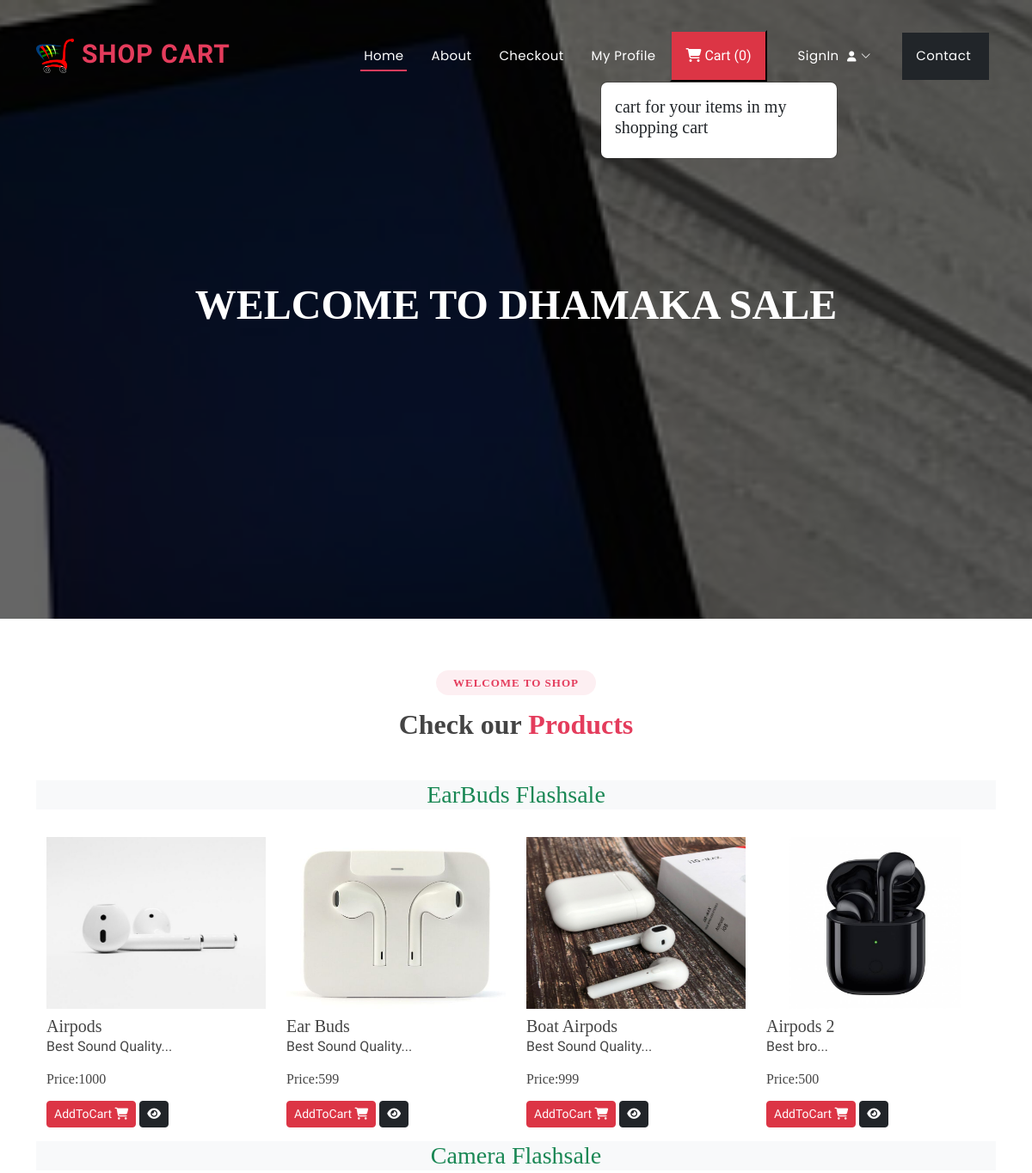
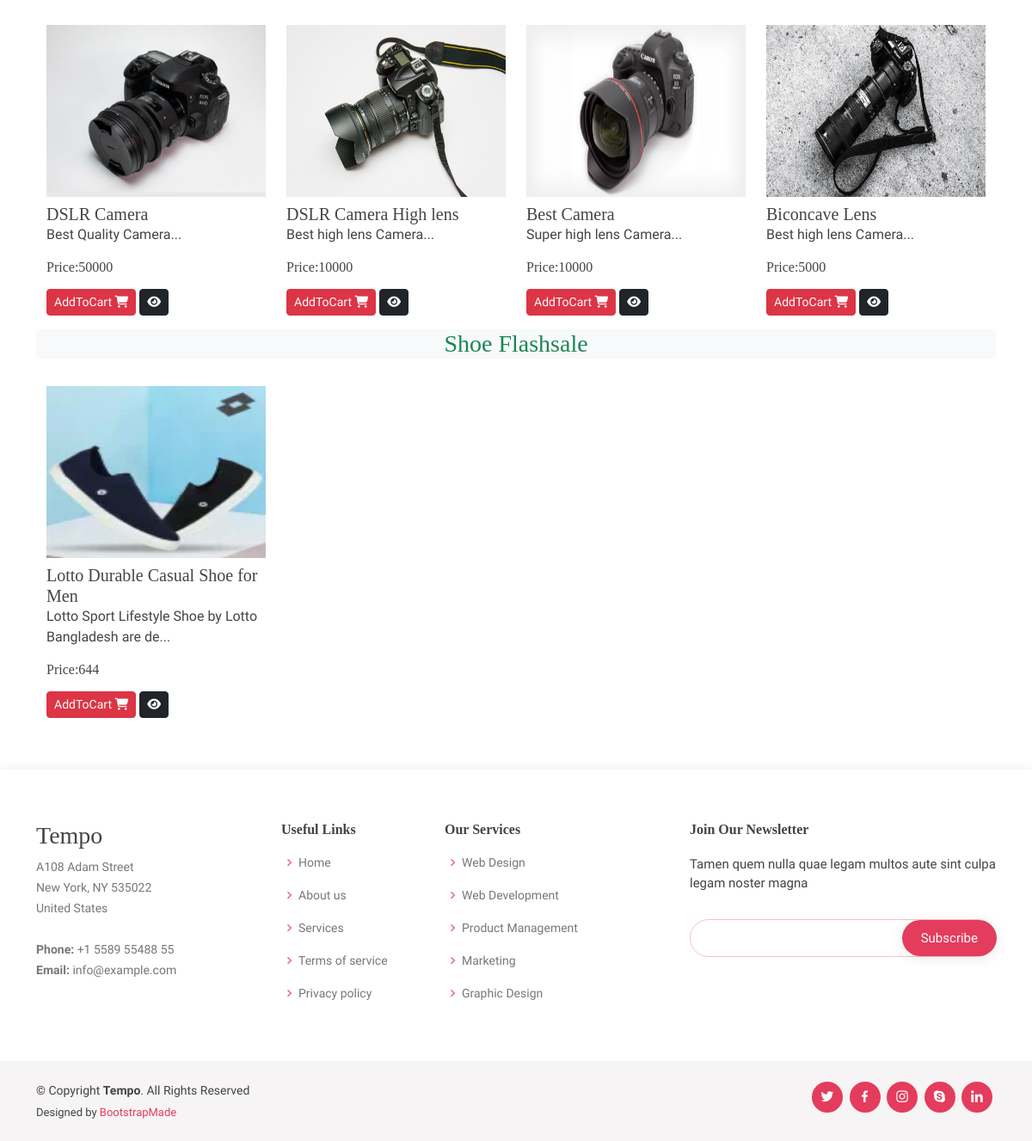
The page / on the database its author committed (2 pictures, top to bottom).
### ecommerceapp/models.py (models this page shows, shortened)
class Product(models.Model):
    product_id = models.AutoField
    product_name = models.CharField(max_length=100)
    category = models.CharField(max_length=100, default="")
    subcategory = models.CharField(max_length=50, default="")
    price = models.IntegerField(default=0)
    desc = models.CharField(max_length=300)
    image = models.ImageField(upload_to='images/images')

### ecommerceapp/views.py (the view)
# urls.py: path('',views.index,name="index"),
def index(request):
    allProds = []
    catprods = Product.objects.values('category','id')
    print(catprods)
    cats = {item['category'] for item in catprods}
    for cat in cats:
        prod= Product.objects.filter(category=cat)
        n=len(prod)
        nSlides = n // 4 + ceil((n / 4) - (n // 4))
        allProds.append([prod, range(1, nSlides), nSlides])
    params= {'allProds':allProds}
    return render(request,"index.html",params)

### templates/index.html (shortened to what this page needs)
{% extends 'base.html' %}
{% block content %}
<h1>Welcome to Dhamaka Sale</h1>
{% endblock content %}
{% block body %}
{% load static %}
<section id="portfolio" class="portfolio">
  <div class="container">
    <div class="section-title">
      <h2>Welcome to Shop</h2>
      <h3>Check our <span>Products</span></h3>
    </div>
    {% for product, range, nSlides in allProds %}
    <h3 class="my-3 text-center text-success bg-light">
      {{product.0.category}} Flashsale
    </h3>
    <div class="container">
      <div class="row">
        {% for i in product %}
        <div class="col-md-3 mt-3">
          <img src="/media/{{i.image}}" class="card-img-top" alt="not found" height="200px" width="150px" />
          <div class="card-body">
            <h5 class="card-title mt-2" id="namepr{{i.id}}">{{i.product_name}}</h5>
            <p class="card-text">{{i.desc|slice:"0:53"}}...</p>
            <h6 class="card-title mb-3">
              Price:<span id="pricepr{{i.id}}">{{i.price}}</span>
            </h6>
            <span id="divpr{{i.id}}" class="divpr">
              <button id="pr{{i.id}}" class="btn btn-danger cart btn-sm mt-0">
                AddToCart <i class="fa-solid fa-cart-shopping"></i>
              </button>
            </span>
            <a href="/media/{{i.image}}">
              <button class="btn btn-dark btn-sm cart"><i class="fa-solid fa-eye"></i></button></a
            >
          </div>
        </div>
        {% endfor %}
      </div>
    </div>
    {% endfor %}
  </div>
</section>
{% endblock body %}

### templates/base.html (shortened to what this page needs)
{% load static %}
<!DOCTYPE html>
<html lang="en">
<head>
  <link href="{% static '/assets/vendor/bootstrap/css/bootstrap.min.css' %}" rel="stylesheet">
  <link href="{% static '/assets/vendor/bootstrap-icons/bootstrap-icons.css' %}" rel="stylesheet">
  <link href="{% static '/assets/vendor/boxicons/css/boxicons.min.css' %}" rel="stylesheet">
  <link href="{% static '/assets/vendor/glightbox/css/glightbox.min.css' %}" rel="stylesheet">
  <link href="{% static '/assets/vendor/remixicon/remixicon.css' %}" rel="stylesheet">
  <link href="{% static '/assets/vendor/swiper/swiper-bundle.min.css' %}" rel="stylesheet">
  <link rel="stylesheet" href="https://cdnjs.cloudflare.com/ajax/libs/font-awesome/6.2.1/css/all.min.css" />
  <link href="{% static '/assets/css/style.css' %}" rel="stylesheet">
</head>
<body>
  <header id="header" class="fixed-top ">
    <div class="container d-flex align-items-center justify-content-between">
<a href="/" class="logo"><img src="{% static 'images/logo.png' %}" alt="" class="img-fluid"> Shop Cart</a>
      <nav id="navbar" class="navbar">
        <ul>
          <li><a class="nav-link scrollto active" href="/">Home</a></li>
          <li><a class="nav-link scrollto" href="/about">About</a></li>
          <li><a class="nav-link scrollto" href="/checkout">Checkout</a></li>
          <li><a class="nav-link scrollto" href="/profile">My Profile </a></li>
          <button type="button" class="nav-link scrollto bg-danger p-3 m-2 text-white" id="popcart" data-container="body" data-toggle="popover" data-placement="bottom" data-html="true" ><i class="fa-solid fa-cart-shopping"></i>  Cart (<span id="cart">0</span>)
          </button>
          {% if request.user.is_authenticated %}
          <li><a  class="nav-link scrollto" href="/auth/logout/">Logout <i class="fa-solid fa-right-from-bracket"></i>
          </a></li>
          {% else %}
          <li class="dropdown"><a href="#"><span>SignIn </span> <i class="bi bi-chevron-down"></i></a>
          </li>
          {% endif %}
          <li><a class="nav-link scrollto bg-dark p-3 m-2" href="/contact">Contact </a></li>
        </ul>
      </nav>
    </div>
  </header>
  <section id="hero">
    <div class="hero-container">
      {% block content %}
      {% endblock content %}
    </div>
  </section>
  <main id="main">
    {% block body %}
    {% endblock body %}
  </main>
  <footer id="footer">
    <div class="footer-top">
      <div class="container">
        <div class="row">
          <div class="col-lg-3 col-md-6 footer-contact">
            <h3>Tempo</h3>
            <p>
              A108 Adam Street <br>
              New York, NY 535022<br>
              United States <br><br>
              <strong>Phone:</strong> +1 5589 55488 55<br>
              <strong>Email:</strong> info@example.com<br>
            </p>
          </div>
          <div class="col-lg-2 col-md-6 footer-links">
            <h4>Useful Links</h4>
            <ul>
              <li><i class="bx bx-chevron-right"></i> <a href="/">Home</a></li>
              <li><i class="bx bx-chevron-right"></i> <a href="/about">About us</a></li>
              <li><i class="bx bx-chevron-right"></i> <a href="#">Services</a></li>
              <li><i class="bx bx-chevron-right"></i> <a href="#">Terms of service</a></li>
              <li><i class="bx bx-chevron-right"></i> <a href="#">Privacy policy</a></li>
            </ul>
          </div>
          <div class="col-lg-3 col-md-6 footer-links">
            <h4>Our Services</h4>
            <ul>
              <li><i class="bx bx-chevron-right"></i> <a href="#">Web Design</a></li>
              <li><i class="bx bx-chevron-right"></i> <a href="#">Web Development</a></li>
              <li><i class="bx bx-chevron-right"></i> <a href="#">Product Management</a></li>
              <li><i class="bx bx-chevron-right"></i> <a href="#">Marketing</a></li>
              <li><i class="bx bx-chevron-right"></i> <a href="#">Graphic Design</a></li>
            </ul>
          </div>
          <div class="col-lg-4 col-md-6 footer-newsletter">
            <h4>Join Our Newsletter</h4>
            <p>Tamen quem nulla quae legam multos aute sint culpa legam noster magna</p>
            <form action="" method="post">
              <input type="email" name="email"><input type="submit" value="Subscribe">
            </form>
          </div>
        </div>
      </div>
    </div>
    <div class="container d-md-flex py-4">
      <div class="me-md-auto text-center text-md-start">
        <div class="copyright">
          &copy; Copyright <strong><span>Tempo</span></strong>. All Rights Reserved
        </div>
        <div class="credits">
          Designed by <a href="https://bootstrapmade.com/">BootstrapMade</a>
        </div>
      </div>
      <div class="social-links text-center text-md-right pt-3 pt-md-0">
        <a href="#" class="twitter"><i class="bx bxl-twitter"></i></a>
        <a href="#" class="facebook"><i class="bx bxl-facebook"></i></a>
        <a href="#" class="instagram"><i class="bx bxl-instagram"></i></a>
        <a href="#" class="google-plus"><i class="bx bxl-skype"></i></a>
        <a href="#" class="linkedin"><i class="bx bxl-linkedin"></i></a>
      </div>
    </div>
  </footer>
</body>
</html>

### rows shown on the page
Product: category "EarBuds", image (picture), product_name "Airpods", desc "Best Sound Quality", price "1000"
Product: image (picture), product_name "Ear Buds", desc "Best Sound Quality", price "599"
Product: image (picture), product_name "Boat Airpods", desc "Best Sound Quality", price "999"
Product: image (picture), product_name "Airpods 2", desc "Best bro", price "500"
Product: category "Camera", image (picture), product_name "DSLR Camera", desc "Best Quality Camera", price "50000"
Product: image (picture), product_name "DSLR Camera High lens", desc "Best high lens Camera", price "10000"
Product: image (picture), product_name "Best Camera", desc "Super high lens Camera", price "10000"
Product: image (picture), product_name "Biconcave Lens", desc "Best high lens Camera", price "5000"
Product: category "Shoe", image (picture), product_name "Lotto Durable Casual Shoe for Men", desc "Lotto Sport Lifestyle Shoe by Lotto Bangladesh are de", price "644"
